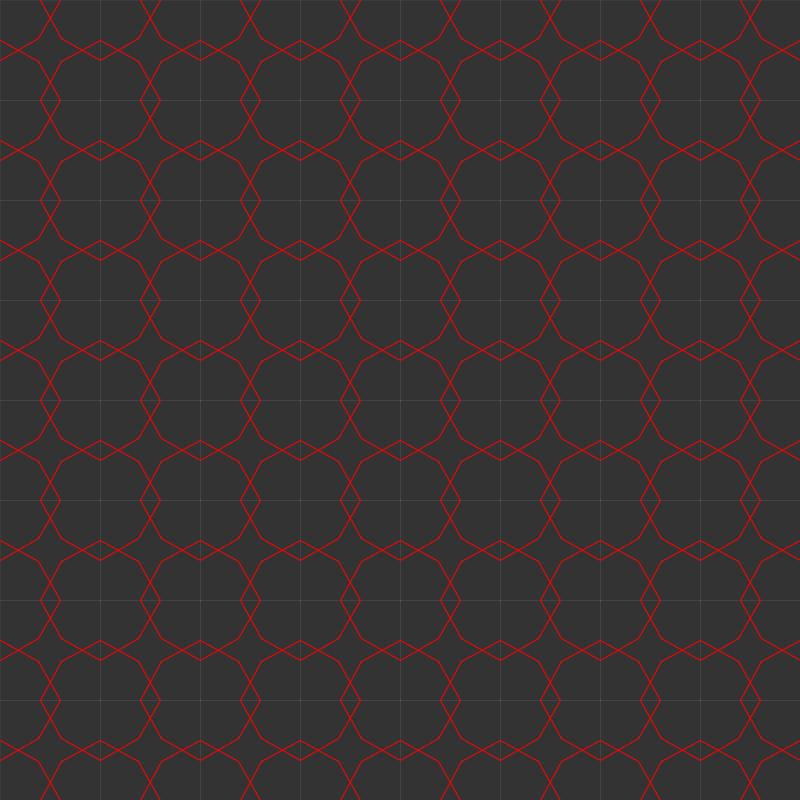
Frame 1 (no input)
Frame 60 (the mouse pressed at the canvas centre just before this capture): identical to frame 1, image omitted
Frame 120 (the mouse held since frame 60 and released just before this capture): identical to frame 1, image omitted

The Processing sketch that drew this single still picture (run headless with seeded random() and noise(); from frame 60 on, the mouse is pressed at the canvas centre):

// Processing sketch: patterns
// ── patterns.pde
ArrayList<Polygon> polys;
float angle = 60;
float delta = 10;

void setup() {
  size(800, 800);
  polys = new ArrayList<Polygon>();
  int inc = 100;
  for (int x = 0; x < width; x += inc) {
    for (int y = 0; y < height; y += inc) {
      Polygon poly = new Polygon();
      
      //square pattern
      poly.addVertex(x, y);
      poly.addVertex(x+inc, y);
      poly.addVertex(x+inc, y+inc);
      poly.addVertex(x, y+inc);
      
      poly.close();
      polys.add(poly);
    }
  }
}

void draw() {
  background(51);
  for (Polygon poly : polys) {
    poly.hankin();
    poly.show();
  }
}

void keyPressed() {
  if (key == 'a') {
    angle -= 5;
  }
  if (key == 's') {
    angle += 5;
  }
  if (key == 'z') {
    delta -= 1;
  }
  if (key == 'x') {
    delta += 1;
  }
}

// ── edge.pde
class Edge {

  PVector a, b, offset1, offset2;
  Hankin h1, h2;

  Edge(PVector a, PVector b) {
    this.a = a;
    this.b = b;
  }

  void show() {
    stroke(255, 10);
    line(a.x, a.y, b.x, b.y);
    h1.show();
    h2.show();
  }

  void hankin() {
    PVector mid = a.copy().add(b.copy()).mult(0.5);
    PVector v1 = a.copy().sub(mid);
    PVector v2 = b.copy().sub(mid);
    if (delta > 0) {
      v1.setMag(delta);
      v2.setMag(delta);
      offset1 = mid.copy().add(v2);
      offset2 = mid.copy().add(v1);
    } else {
      offset1 = mid;
      offset2 = mid;
    }
    v1.normalize();
    v2.normalize();
    v1.rotate(radians(-angle));
    v2.rotate(radians(angle));
    h1 = new Hankin(offset1, v1);
    h2 = new Hankin(offset2, v2);
  }

  void findEnds(Edge edge) {
    h1.findEnd(edge.h1);
    h1.findEnd(edge.h2);
    h2.findEnd(edge.h1);
    h2.findEnd(edge.h2);
  }
}

// ── hankin.pde
class Hankin {

  PVector a, v, b, end;
  float angle, prevD;

  Hankin(PVector a, PVector v) {
    this.a = a;
    this.v = v;
    b = a.copy().add(v);
  }

  void show() {
    stroke(255, 0, 0);
    line(a.x, a.y, end.x, end.y);
  }

  void findEnd(Hankin other) {
    float den = (other.v.y * this.v.x) - (other.v.x * this.v.y);
    float numa = (other.v.x * (this.a.y - other.a.y)) - (other.v.y * (this.a.x - other.a.x));
    float numb = (this.v.x * (this.a.y - other.a.y)) - (this.v.y * (this.a.x - other.a.x));
    float ua = numa / den;
    float ub = numb / den;
    float x = this.a.x + ua * this.v.x;
    float y = this.a.y + ua * this.v.y;

    if (ua > 0 && ub > 0) {
      PVector candidate = new PVector(x, y);
      float d1 = candidate.dist(a);
      float d2 = candidate.dist(other.a);
      float d = d1 + d2;
      float diff = abs(d1 - d2);
      if (diff < 0.001) {
        if (end == null) {
          end = candidate;
          prevD = d;
        } else if (d < prevD) {
          end = candidate;
          prevD = d;
        }
      }
    }
  }
}

// ── polygon.pde
class Polygon {

  ArrayList<Edge> edges;
  ArrayList<PVector> vertices;

  Polygon() {
    edges = new ArrayList<Edge>();
    vertices = new ArrayList<PVector>();
  }

  void addVertex(float x, float y) {
    PVector a = new PVector(x, y);
    int total = vertices.size();
    if (total > 0) {
      PVector prev = vertices.get(total-1);
      Edge edge = new Edge(prev, a);
      edges.add(edge);
    }
    vertices.add(a);
  }

  void close() {
    int total = vertices.size();
    PVector last = vertices.get(total - 1);
    PVector first = vertices.get(0);
    Edge edge = new Edge(last, first);
    edges.add(edge);
  }

  void hankin() {
    for (int i = 0; i < edges.size(); i++) {
      edges.get(i).hankin();
    }
    for (int i = 0; i < edges.size(); i++) {
      for (int j = 0; j < edges.size(); j++) {
        if (j != i) {
          edges.get(j).findEnds(edges.get(i));
        }
      }
    }
  }

  void show() {
    for (int i = 0; i < edges.size(); i++) {
      edges.get(i).show();
    }
  }
}
